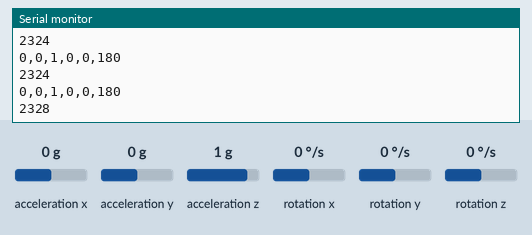
The sketch below on a simulated Arduino Uno, built with avr-gcc and run on an emulated ATmega328P. On the bench: the last lines printed to the serial monitor. Wiring (inferred from the names in the program): MPU-6050 motion sensor at I2C address 0x68. The test bench sets the inputs (shaded band); at power-on: acceleration x 0 g, acceleration y 0 g, rotation y 0 °/s, acceleration z 1 g, rotation x 0 °/s, rotation z 0 °/s.

Above: at 1.2 s.
1.3 s: acceleration x set to -1.4 g
At 2.2 s:
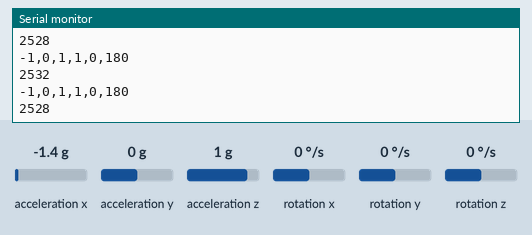
4.3 s: acceleration y set to -1.4 g
At 5.2 s:
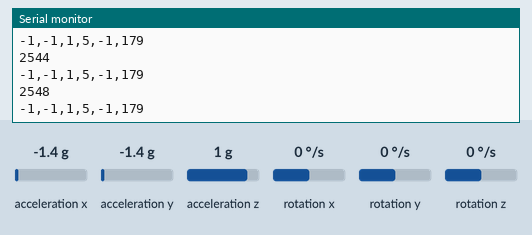
7.3 s: rotation y set to 12 °/s
At 8.3 s:
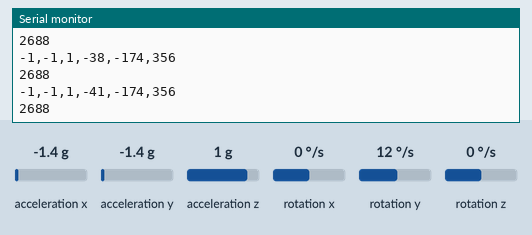
10.3 s: acceleration y set to 0 g
At 11.3 s:
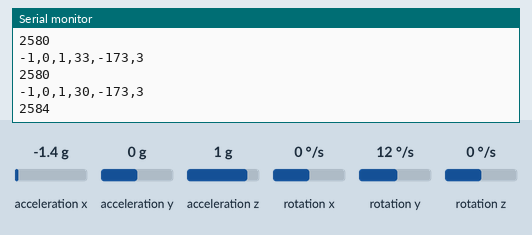
13.3 s: acceleration z set to -1.4 g
At 14.0 s:
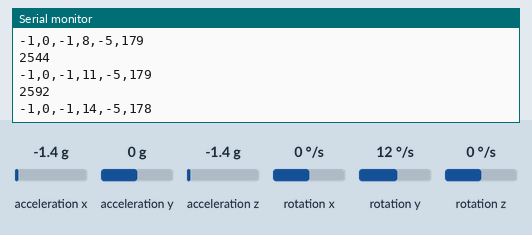
Timing chart, 0 to 15.8 s (numbered marks = the images above; inputs shaded):
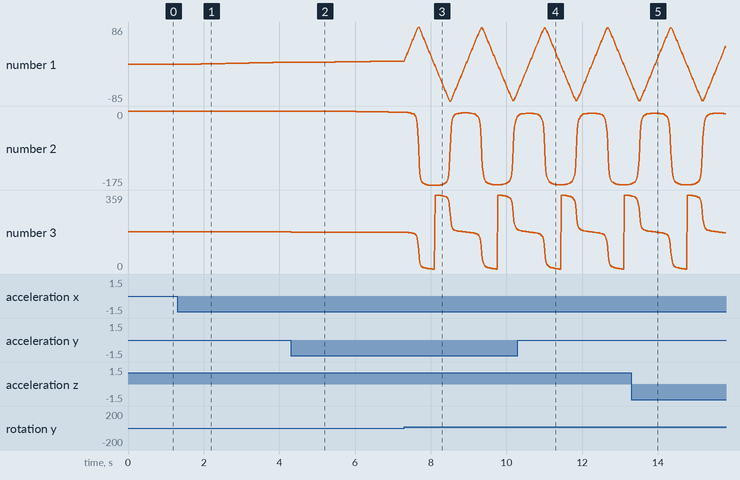

The sketch:

wire_read_deay10ms_float.ino
```cpp
#include <Wire.h>

#include <MadgwickAHRS.h>　//マジウィックフィルタ
Madgwick MadgwickFilter;

// MPU-6050のアドレス、レジスタ設定値
#define MPU6050_WHO_AM_I     0x75  // Read Only
#define MPU6050_PWR_MGMT_1   0x6B  // Read and Write
#define MPU_ADDRESS  0x68

unsigned long time = 0;

// デバイス初期化時に実行される
void setup() {
  Wire.begin();
  // PCとの通信を開始
  Serial.begin(38400); //C++側の都合上，ボーレートの上限がこれであるため．
  // 初回の読み出し
  Wire.beginTransmission(MPU_ADDRESS);
  Wire.write(MPU6050_WHO_AM_I);  //MPU6050_PWR_MGMT_1
  Wire.write(0x00);
  Wire.endTransmission();
  // 動作モードの読み出し
  Wire.beginTransmission(MPU_ADDRESS);
  Wire.write(MPU6050_PWR_MGMT_1);  //MPU6050_PWR_MGMT_1レジスタの設定
  Wire.write(0x00);
  Wire.endTransmission();

  MadgwickFilter.begin(500); //500Hz
}


void loop() {
  Wire.beginTransmission(0x68);
  Wire.write(0x3B);
  Wire.endTransmission(false);
  Wire.requestFrom(0x68, 14, true);
  while (Wire.available() < 14);
  float axRaw, ayRaw, azRaw, gxRaw, gyRaw, gzRaw, Temperature;
  time = micros();
  axRaw = Wire.read() << 8 | Wire.read();
  ayRaw = Wire.read() << 8 | Wire.read();
  azRaw = Wire.read() << 8 | Wire.read();
  Temperature = Wire.read() << 8 | Wire.read();
  gxRaw = Wire.read() << 8 | Wire.read();
  gyRaw = Wire.read() << 8 | Wire.read();
  gzRaw = Wire.read() << 8 | Wire.read();

  MadgwickFilter.updateIMU(gxRaw,gyRaw,gzRaw,axRaw,ayRaw,azRaw);

  // 加速度値を分解能で割って加速度(G)に変換する
  int16_t acc_x = axRaw / 16384.0;  //FS_SEL_0 16,384 LSB / g
  int16_t acc_y = ayRaw / 16384.0;
  int16_t acc_z = azRaw / 16384.0;

  // 角速度値を分解能で割って角速度(degrees per sec)に変換する
//  float gyro_x = gxRaw / 131.0;//FS_SEL_0 131 LSB / (°/s)
//  float gyro_y = gyRaw / 131.0;
//  float gyro_z = gzRaw / 131.0;

  int16_t pitch = MadgwickFilter.getPitch();
  int16_t roll = MadgwickFilter.getRoll();
  int16_t yaw = MadgwickFilter.getYaw();
  if ( acc_x != 0 || acc_y != 0 || acc_z != 0 ){
    Serial.print(acc_x);  Serial.print(",");
    Serial.print(acc_y);  Serial.print(",");
    Serial.print(acc_z);  Serial.print(",");
    Serial.print(pitch); Serial.print(",");
    Serial.print(roll); Serial.print(",");
    Serial.print(yaw); Serial.println("");
    Serial.println(micros() - time);
  }
  delay(10);
}
```

Measured:
- after the input at 1.3 s, the serial monitor: prints a new line at once (image 1)
- after the input at 4.3 s, the serial monitor: prints a new line at once (image 2)
- after the input at 7.3 s, the serial monitor: prints a new line at once (image 3)
- plotted number 1: 0 → 4 after the input at 1.3 s, 7 → -63 after the input at 7.3 s
- plotted number 2: 0 → -3 after the input at 4.3 s, -3 → -12 after the input at 7.3 s
- plotted number 3: 180 → 179 after the input at 4.3 s, 179 → 191 after the input at 7.3 s
